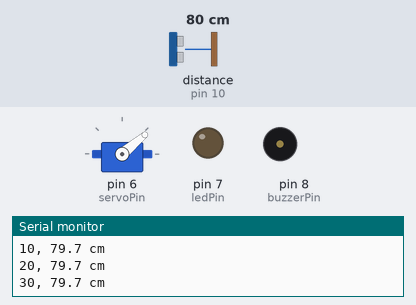
Recording of a sketch running on a simulated Arduino Uno, built with avr-gcc and run on an emulated ATmega328P. Parts: servo, output pins drawn as LEDs (lit = HIGH), buzzer (waves = sounding), the last lines printed to the serial monitor. Wiring (inferred from the names in the program): ultrasonic range finder: trigger pin 9; echo pin 10. Dashed ring = blinking. The test bench sets the inputs (shaded band); at power-on: distance to the obstacle (sensor on pin 10) 80 cm. The echo pulse lasts 58.3 µs per cm; pins used as bus, display or sensor lines are not drawn.

Above: at 1.15 s.
1.4 s: distance to the obstacle (sensor on pin 10) set to 2 cm
At 1.9 s:
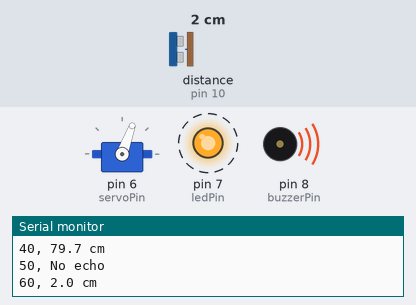
At 2.4 s:
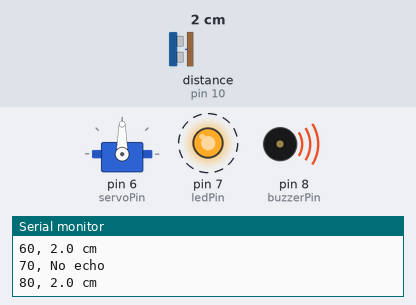
4.4 s: distance to the obstacle (sensor on pin 10) set to 3 cm
At 4.9 s:
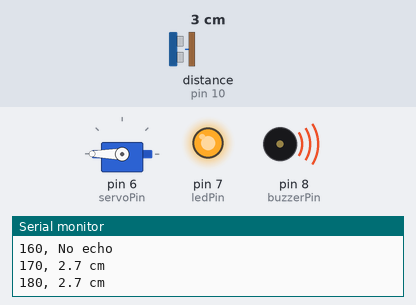
Timing chart, 0 to 16.4 s (numbered marks = the images above; inputs shaded):
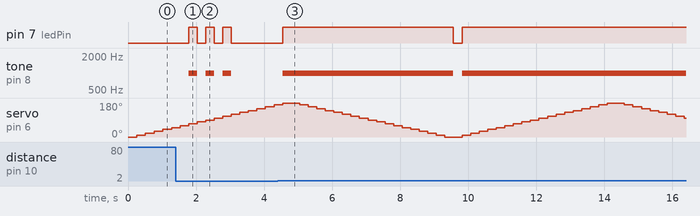

Measured:
- the behaviour switches between 2 and 3 cm on distance to the obstacle (sensor on pin 10) (found by bisection; images 2 and 3)
- after the input at 1.4 s, pin 7 (ledPin): alternates HIGH for 0.25 s and LOW for 0.25 s, 6 changes in all, then stays LOW, starting after 0.38 s; tone on pin 8 (buzzerPin): alternates 1000 Hz for 0.25 s and silent for 0.25 s, 6 changes in all, then stays silent, starting after 0.38 s

The sketch:

echo_scan.ino
```cpp
#include <Servo.h>

const int trigPin = 9;
const int echoPin = 10;
const int servoPin = 6;
const int buzzerPin = 8;
const int ledPin = 7;

const float alertDistance = 30.0;

Servo radarServo;

float getDistance() {
  digitalWrite(trigPin, LOW);
  delayMicroseconds(2);

  digitalWrite(trigPin, HIGH);
  delayMicroseconds(10);
  digitalWrite(trigPin, LOW);

  long duration = pulseIn(echoPin, HIGH, 30000);

  if (duration == 0) return -1;

  float distance = duration * 0.0343 / 2.0;

  if (distance < 2 || distance > 400) {
    return -1;
  }

  return distance;
}

void scanAtAngle(int angle) {
  radarServo.write(angle);
  delay(250);

  float distance = getDistance();

  if (distance >= 0 && distance <= alertDistance) {
    tone(buzzerPin, 1000);
    digitalWrite(ledPin, HIGH);
  } else {
    noTone(buzzerPin);
    digitalWrite(ledPin, LOW);
  }

  Serial.print(angle);
  Serial.print(", ");

  if (distance >= 0) {
    Serial.print(distance, 1);
    Serial.println(" cm");
  } else {
    Serial.println("No echo");
  }
}

void setup() {
  Serial.begin(9600);

  pinMode(trigPin, OUTPUT);
  pinMode(echoPin, INPUT);
  pinMode(buzzerPin, OUTPUT);
  pinMode(ledPin, OUTPUT);

  digitalWrite(ledPin, LOW);

  radarServo.attach(servoPin);

  Serial.println("EchoScan Radar Started!");
  Serial.println("Angle, Distance (cm)");
}

void loop() {
  for (int angle = 0; angle <= 180; angle += 10) {
    scanAtAngle(angle);
  }

  for (int angle = 180; angle >= 0; angle -= 10) {
    scanAtAngle(angle);
  }

  noTone(buzzerPin);
  digitalWrite(ledPin, LOW);
}
```
